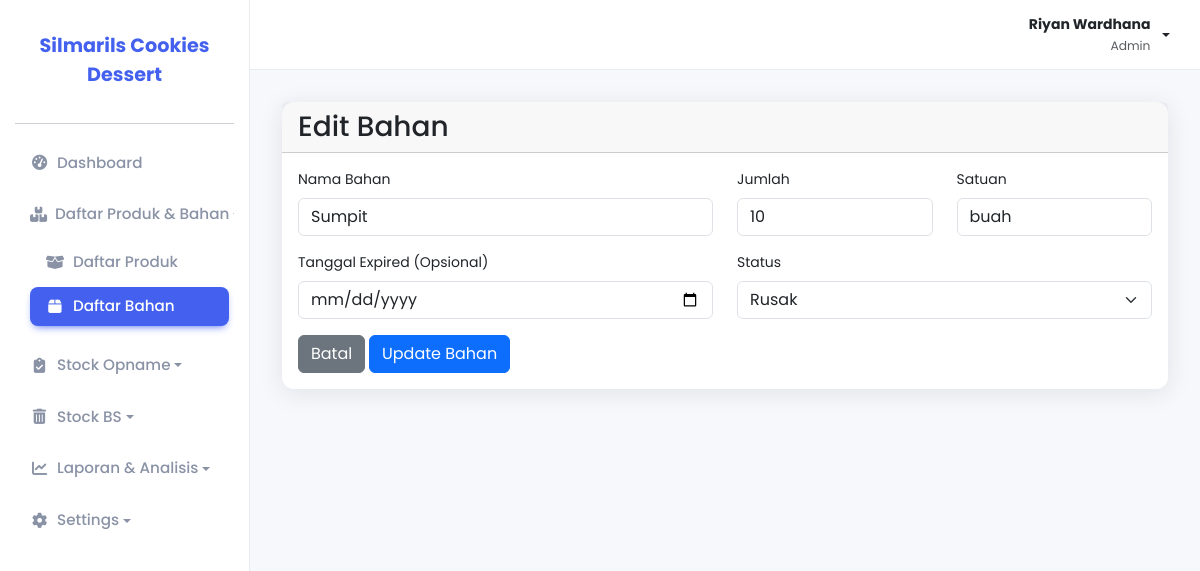
Screenshot of /pages/bahan/edit.php?id=Sumpit (signed in) with the database file from the repository.
### tables this page shows
CREATE TABLE `bahan` (
  `nama_bahan` varchar(255) NOT NULL,
  `jumlah_bahan` int NOT NULL,
  `satuan_jumlah` varchar(255) NOT NULL,
  `tanggal_expired` date DEFAULT NULL,
  `status` enum('Layak','Rusak','Expired') NOT NULL DEFAULT 'Layak'
);

### pages/bahan/edit.php (the view, shortened to what this page needs)
<?php
include_once(__DIR__ . '/../../includes/header.php');
$nama_bahan = urldecode($_GET['id']);
$stmt = $pdo->prepare("SELECT * FROM bahan WHERE nama_bahan = ?");
$stmt->execute([$nama_bahan]);
$bahan = $stmt->fetch(PDO::FETCH_ASSOC);
?>
<div class="card">
    <div class="card-header">
        <h1 class="h3 mb-0">Edit Bahan</h1>
    </div>
    <div class="card-body">
        <form action="proses.php" method="POST">
            <div class="row">
                <div class="col-md-6 mb-3">
                    <label for="nama_bahan_display" class="form-label">Nama Bahan</label>
                    <input type="text" class="form-control" id="nama_bahan_display" value="<?php echo htmlspecialchars($bahan['nama_bahan']); ?>" readonly>
                </div>
                <div class="col-md-3 mb-3">
                    <label for="jumlah_bahan" class="form-label">Jumlah</label>
                    <input type="number" class="form-control" id="jumlah_bahan" name="jumlah_bahan" value="<?php echo $bahan['jumlah_bahan']; ?>" required>
                </div>
                <div class="col-md-3 mb-3">
                    <label for="satuan_jumlah" class="form-label">Satuan</label>
                    <input type="text" class="form-control" id="satuan_jumlah" name="satuan_jumlah" value="<?php echo htmlspecialchars($bahan['satuan_jumlah']); ?>" required>
                </div>
                <div class="col-md-6 mb-3">
                    <label for="tanggal_expired" class="form-label">Tanggal Expired (Opsional)</label>
                    <input type="date" class="form-control" id="tanggal_expired" name="tanggal_expired" value="<?php echo $bahan['tanggal_expired'] ? htmlspecialchars($bahan['tanggal_expired']) : ''; ?>">
                </div>
                <div class="col-md-6 mb-3">
                    <label for="status" class="form-label">Status</label>
                    <select class="form-select" id="status" name="status" required>
                        <option value="Rusak" <?php echo ($bahan['status'] == 'Rusak') ? 'selected' : ''; ?>>Rusak</option>
                    </select>
                </div>
            </div>
            <a href="index.php" class="btn btn-secondary">Batal</a>
            <button type="submit" class="btn btn-primary">Update Bahan</button>
        </form>
    </div>
</div>
<?php
include_once(__DIR__ . '/../../includes/footer.php');
?>

### assets/css/style.css (style rules this page uses)
:root { --primary-color: #4361ee; --background-color: #f7f8fc; --sidebar-bg: #ffffff; --card-bg: #ffffff; --text-color: #3b4455; --text-muted-color: #8a92a6; --border-color: #e9ecef; --shadow: 0 4px 24px 0 rgb(34 41 47 / 10%); --border-radius: 12px; }
body { font-family: "Poppins", sans-serif; background-color: var(--background-color); color: var(--text-color); font-size: 14px; }
.card { border-radius: var(--border-radius); border: none; box-shadow: var(--shadow); margin-bottom: 1.5rem; }

### rows the page displays
bahan: nama_bahan "Sumpit", jumlah_bahan "10", satuan_jumlah "buah", status "Rusak"

### other values shown
$_SESSION['nama_lengkap'] "Riyan Wardhana"
$_SESSION['level'] "Admin"
NAMA_WEBSITE "Silmarils Cookies Dessert"
